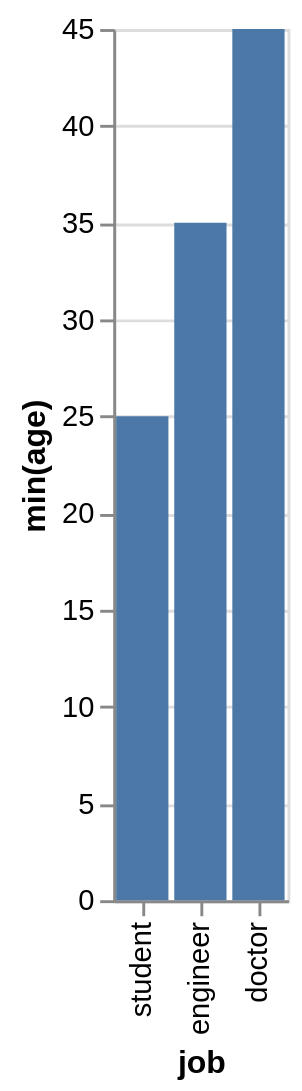

Write the Vega-Lite specification saved for this chart.
### Vega-Lite specification from a JSON file in a GitHub repository (floating-point values rounded to 4 significant figures)
{"data": {"values": [{"x_data": "doctor", "y_data": 45}, {"x_data": "engineer", "y_data": 35}, {"x_data": "student", "y_data": 25}]}, "mark": "bar", "encoding": {"x": {"field": "x_data", "type": "nominal", "title": "job", "sort": "descending"}, "y": {"field": "y_data", "type": "quantitative", "title": "min(age)"}}}
